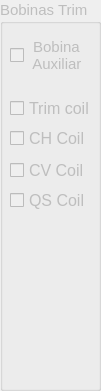
     <widget class="QGroupBox" name="groupBox_40">
      <property name="enabled">
       <bool>false</bool>
      </property>
      <property name="geometry">
       <rect>
        <x>0</x>
        <y>240</y>
        <width>101</width>
        <height>391</height>
       </rect>
      </property>
      <property name="font">
       <font>
        <pointsize>11</pointsize>
       </font>
      </property>
      <property name="title">
       <string>Bobinas Trim</string>
      </property>
      <widget class="QCheckBox" name="check_aux">
       <property name="geometry">
        <rect>
         <x>10</x>
         <y>30</y>
         <width>81</width>
         <height>51</height>
        </rect>
       </property>
       <property name="toolTip">
        <string>&lt;html&gt;&lt;head/&gt;&lt;body&gt;&lt;p&gt;&lt;span style=&quot; font-size:10pt;&quot;&gt;Marcando esta caixa, o programa registrará a corrente nas bobinas Trim (Auxiliares) do ímã. &lt;/span&gt;&lt;/p&gt;&lt;/body&gt;&lt;/html&gt;</string>
       </property>
       <property name="text">
        <string> Bobina
 Auxiliar</string>
       </property>
      </widget>
      <widget class="QCheckBox" name="check_chCoil">
       <property name="enabled">
        <bool>false</bool>
       </property>
       <property name="geometry">
        <rect>
         <x>10</x>
         <y>130</y>
         <width>81</width>
         <height>16</height>
        </rect>
       </property>
       <property name="font">
        <font>
         <pointsize>12</pointsize>
        </font>
       </property>
       <property name="text">
        <string>CH Coil</string>
       </property>
      </widget>
      <widget class="QCheckBox" name="check_TrimCoil">
       <property name="enabled">
        <bool>false</bool>
       </property>
       <property name="geometry">
        <rect>
         <x>10</x>
         <y>100</y>
         <width>81</width>
         <height>16</height>
        </rect>
       </property>
       <property name="font">
        <font>
         <pointsize>12</pointsize>
        </font>
       </property>
       <property name="text">
        <string>Trim coil</string>
       </property>
      </widget>
      <widget class="QCheckBox" name="check_cvCoil">
       <property name="enabled">
        <bool>false</bool>
       </property>
       <property name="geometry">
        <rect>
         <x>10</x>
         <y>160</y>
         <width>81</width>
         <height>21</height>
        </rect>
       </property>
       <property name="font">
        <font>
         <pointsize>12</pointsize>
        </font>
       </property>
       <property name="text">
        <string>CV Coil</string>
       </property>
      </widget>
      <widget class="QCheckBox" name="check_qsCoil">
       <property name="enabled">
        <bool>false</bool>
       </property>
       <property name="geometry">
        <rect>
         <x>10</x>
         <y>190</y>
         <width>81</width>
         <height>21</height>
        </rect>
       </property>
       <property name="font">
        <font>
         <pointsize>12</pointsize>
        </font>
       </property>
       <property name="text">
        <string>QS Coil</string>
       </property>
      </widget>
     </widget>
